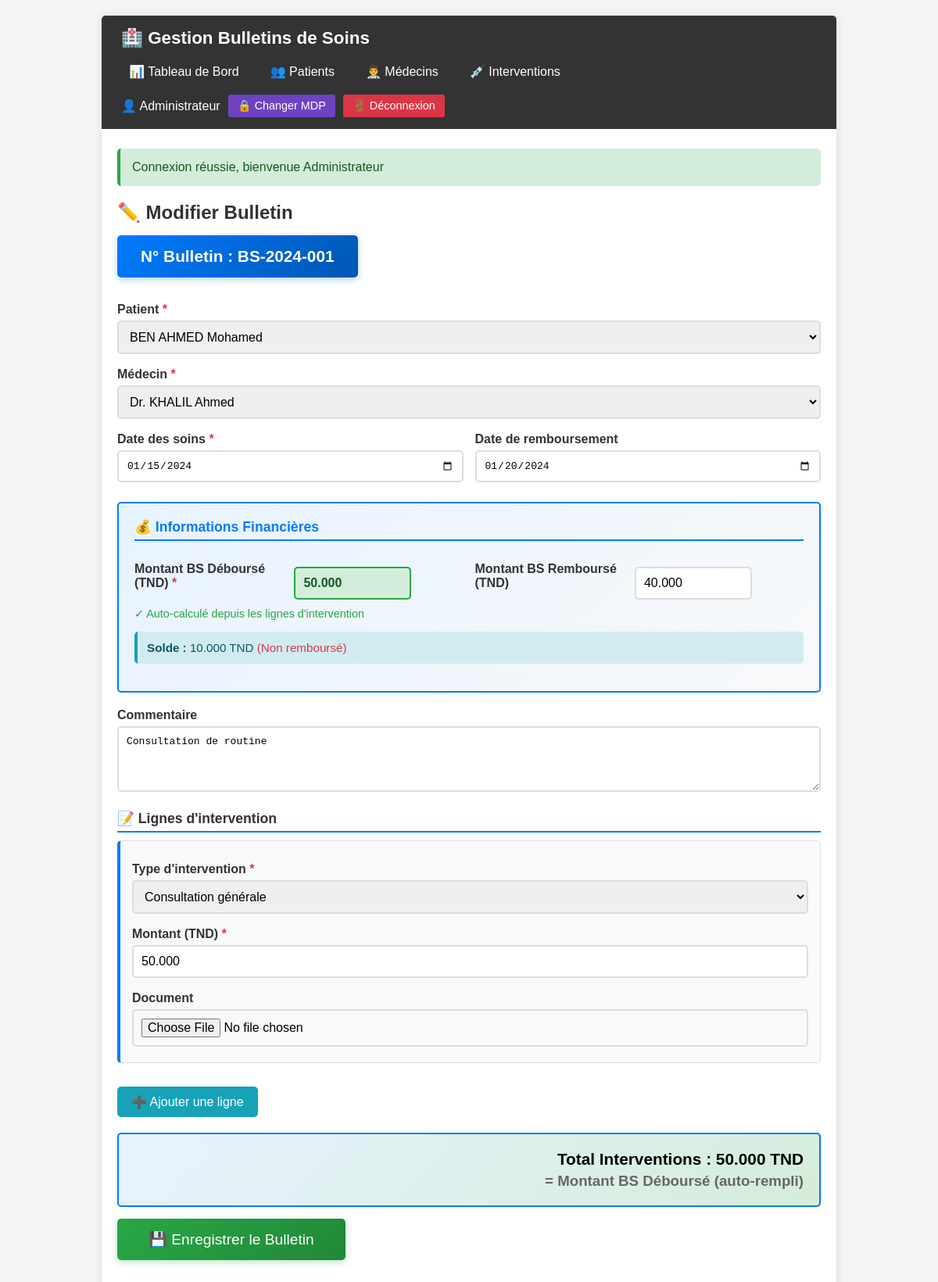
/index.php?controller=slip&action=edit&id=1 (signed in), run on the app's committed database.
### tables this page shows
CREATE TABLE IF NOT EXISTS slips (
    id INT AUTO_INCREMENT PRIMARY KEY,
    numero_bulletin VARCHAR(50) NOT NULL UNIQUE,
    patient_id INT NOT NULL,
    doctor_id INT NOT NULL,
    date_soins DATE NOT NULL,
    date_remboursement DATE,
    commentaire TEXT,
    total DECIMAL(10,3) DEFAULT 0.000,
    montant_debourse DECIMAL(10,3) DEFAULT 0.000,
    montant_rembourse DECIMAL(10,3) DEFAULT 0.000,
    created_at TIMESTAMP DEFAULT CURRENT_TIMESTAMP,
    FOREIGN KEY (patient_id) REFERENCES patients(id) ON DELETE CASCADE,
    FOREIGN KEY (doctor_id) REFERENCES doctors(id) ON DELETE CASCADE,
    INDEX idx_numero_bulletin (numero_bulletin),
    INDEX idx_patient_id (patient_id),
    INDEX idx_doctor_id (doctor_id),
    INDEX idx_date_soins (date_soins),
    INDEX idx_date_remboursement (date_remboursement)
);

CREATE TABLE IF NOT EXISTS patients (
    id INT AUTO_INCREMENT PRIMARY KEY,
    nom VARCHAR(100) NOT NULL,
    date_naissance DATE NOT NULL,
    created_at TIMESTAMP DEFAULT CURRENT_TIMESTAMP,
    INDEX idx_nom (nom),
    INDEX idx_date_naissance (date_naissance)
);

CREATE TABLE IF NOT EXISTS doctors (
    id INT AUTO_INCREMENT PRIMARY KEY,
    nom VARCHAR(100) NOT NULL,
    specialite VARCHAR(100) NOT NULL,
    adresse TEXT,
    telephone VARCHAR(20),
    email VARCHAR(100),
    created_at TIMESTAMP DEFAULT CURRENT_TIMESTAMP,
    INDEX idx_nom (nom),
    INDEX idx_specialite (specialite)
);

CREATE TABLE IF NOT EXISTS slip_lines (
    id INT AUTO_INCREMENT PRIMARY KEY,
    slip_id INT NOT NULL,
    intervention_type_id INT NOT NULL,
    montant DECIMAL(10,3) NOT NULL,
    fichier_path VARCHAR(255),
    FOREIGN KEY (slip_id) REFERENCES slips(id) ON DELETE CASCADE,
    FOREIGN KEY (intervention_type_id) REFERENCES intervention_types(id) ON DELETE RESTRICT,
    INDEX idx_slip_id (slip_id),
    INDEX idx_intervention_type_id (intervention_type_id)
);

CREATE TABLE IF NOT EXISTS intervention_types (
    id INT AUTO_INCREMENT PRIMARY KEY,
    libelle VARCHAR(150) NOT NULL,
    created_at TIMESTAMP DEFAULT CURRENT_TIMESTAMP,
    INDEX idx_libelle (libelle)
);

### src/views/SlipView.php (the view, shortened to what the rows shown need)
<!DOCTYPE html>
<html lang="fr">
<head>
</head>
<body>
    <div class="container">
        <div class="top-nav no-print">
            <h1>🏥 Gestion Bulletins de Soins</h1>
            <div class="nav-links">
            </div>
            <div class="user-menu">
            </div>
        </div>
        <?php if (isset($_SESSION['success'])): ?>
            <div class="success"><?= htmlspecialchars($_SESSION['success']) ?></div>
        <?php endif; ?>
        <?php if (isset($_GET['action']) && $_GET['action'] === 'print' && $slip): ?>
            <div class="print-header">
                <div class="bulletin-number">N° <?= htmlspecialchars($slip['numero_bulletin']) ?></div>
                <h1>📄 Bulletin de Soins</h1>
            </div>
            <div class="print-grid">
                <div class="print-info-box">
                    <h3>📋 Informations Générales</h3>
                    <p><strong>Patient :</strong> <?= htmlspecialchars($slip['patient_nom']) ?></p>
                    <p><strong>Médecin :</strong> <?= htmlspecialchars($slip['doctor_nom']) ?></p>
                    <p><strong>Date Soins :</strong> <?= date('d/m/Y', strtotime($slip['date_soins'])) ?></p>
                    <p><strong>Remboursement :</strong> <?= !empty($slip['date_remboursement']) ? date('d/m/Y', strtotime($slip['date_remboursement'])) : '-' ?></p>
                </div>
                <div class="print-financial">
                    <h3>💰 Financier</h3>
                    <div class="print-financial-grid">
                        <p><strong>Déboursé :</strong> <?= number_format((float)$slip['montant_debourse'], 3, ',', ' ') ?> TND</p>
                        <p><strong>Remboursé :</strong> <?= number_format((float)$slip['montant_rembourse'], 3, ',', ' ') ?> TND</p>
                        <p><strong>Total :</strong> <?= number_format((float)$slip['total'], 3, ',', ' ') ?> TND</p>
                        <?php $diff = (float)$slip['montant_debourse'] - (float)$slip['montant_rembourse']; ?>
                        <p><strong>Différence :</strong> <span style="color: <?= $diff >= 0 ? '#28a745' : '#dc3545' ?>"><?= number_format($diff, 3, ',', ' ') ?> TND</span></p>
                    </div>
                </div>
            </div>
            <?php if (!empty($slip['commentaire'])): ?>
            <div class="print-comment">
                <h3>💬 Commentaire</h3>
                <p><?= nl2br(htmlspecialchars($slip['commentaire'])) ?></p>
            </div>
            <?php endif; ?>
            <h3 style="margin: 15px 0 10px 0; font-size: 1.1em;">📝 Détail des Interventions</h3>
            <table class="print-table">
                <thead>
                    <tr>
                        <th style="width: 50%;">Intervention</th>
                        <th style="width: 20%;">Montant</th>
                        <th style="width: 30%;">Document</th>
                    </tr>
                </thead>
                <tbody>
                    <?php foreach ($lines as $l): ?>
                    <tr>
                        <td><?= htmlspecialchars($l['libelle']) ?></td>
                        <td><?= number_format((float)$l['montant'], 3, ',', ' ') ?></td>
                        <td>
                            <?php if ($l['fichier_path']): ?>
                                <?php
                                $file_ext = strtolower(pathinfo($l['fichier_path'], PATHINFO_EXTENSION));
                                $file_url = 'index.php?controller=slip&action=viewFile&file=' . urlencode($l['fichier_path']);
                                $icon = ($file_ext === 'pdf') ? '📄' : '🖼️';
                                ?>
                                <a href="<?= $file_url ?>" target="_blank" class="attachment-link">
                                    <?= $icon ?> <?= htmlspecialchars($l['fichier_path']) ?>
                                </a>
                            <?php else: ?>
                                <span style="color: #666;">Non</span>
                            <?php endif; ?>
                        </td>
                    </tr>
                    <?php endforeach; ?>
                </tbody>
            </table>
            <div class="no-print" style="margin-top: 30px; text-align: center;">
                <button onclick="window.print()" style="background: #17a2b8; padding: 15px 35px; font-size: 1.1em;">🖨️ Imprimer / PDF</button>
                <a href="index.php?controller=dashboard&action=index" class="back" style="display: inline-block; margin-left: 20px;">← Retour Tableau de Bord</a>
            </div>
        <?php else: ?>
            <h1><?= isset($slip) && $slip ? '✏️ Modifier Bulletin' : '➕ Nouveau Bulletin' ?></h1>
            <?php if (isset($slip) && $slip): ?>
                <div class="bulletin-number">N° Bulletin : <?= htmlspecialchars($slip['numero_bulletin']) ?></div>
            <?php endif; ?>
            <form method="post" action="index.php?controller=slip&action=store" enctype="multipart/form-data">
                <label>Patient <span class="required">*</span></label>
                <select name="patient_id" required>
                    <?php foreach ($patients as $p): ?>
                        <option value="<?= $p['id'] ?>" <?= (isset($slip) && $slip['patient_id'] == $p['id']) ? 'selected' : '' ?>><?= htmlspecialchars($p['nom']) ?></option>
                    <?php endforeach; ?>
                </select>
                <label>Médecin <span class="required">*</span></label>
                <select name="doctor_id" required>
                    <?php foreach ($doctors as $d): ?>
                        <option value="<?= $d['id'] ?>" <?= (isset($slip) && $slip['doctor_id'] == $d['id']) ? 'selected' : '' ?>><?= htmlspecialchars($d['nom']) ?></option>
                    <?php endforeach; ?>
                </select>
                <div style="display: grid; grid-template-columns: 1fr 1fr; gap: 15px;">
                    <div>
                        <label>Date des soins <span class="required">*</span></label>
                        <input type="date" name="date_soins" value="<?= $slip['date_soins'] ?? date('Y-m-d') ?>" required>
                    </div>
                    <div>
                        <label>Date de remboursement</label>
                        <input type="date" name="date_remboursement" value="<?= $slip['date_remboursement'] ?? '' ?>">
                    </div>
                </div>
                <div class="financial-info">
                    <h3 style="margin: 0 0 15px 0; font-size: 1.1em; color: #007bff;">💰 Informations Financières</h3>
                    <div style="display: grid; grid-template-columns: 1fr 1fr; gap: 15px;">
                        <div>
                            <label>Montant BS Déboursé (TND) <span class="required">*</span></label>
                            <input type="text" name="montant_debourse" id="montant_debourse" value="<?= $slip['montant_debourse'] ?? '0.000' ?>" readonly>
                            <p style="margin: 5px 0 0 0; color: #28a745; font-size: 0.9em;">✓ Auto-calculé depuis les lignes d'intervention</p>
                        </div>
                        <div>
                            <label>Montant BS Remboursé (TND)</label>
                            <input type="text" name="montant_rembourse" id="montant_rembourse" value="<?= $slip['montant_rembourse'] ?? '0.000' ?>" oninput="calcBalance()">
                        </div>
                    </div>
                    <div class="info-box">
                        <strong>Solde :</strong> <span id="solde-display">0.000</span> TND <span id="solde-message"></span>
                    </div>
                </div>
                <label>Commentaire</label>
                <textarea name="commentaire" rows="4" placeholder="Commentaire optionnel sur le bulletin..."><?= htmlspecialchars($slip['commentaire'] ?? '') ?></textarea>
                <h3>📝 Lignes d'intervention</h3>
                <div id="lines-container">
                    <?php
                    $lines_to_show = $lines ?? [];
                    foreach ($lines_to_show as $idx => $l):
                    ?>
                    <div class="line-item">
                        <label>Type d'intervention <span class="required">*</span></label>
                        <select name="lines[<?= $idx ?>][intervention_type_id]" class="intervention-select" required>
                            <?php foreach ($interventions as $i): ?>
                                <option value="<?= $i['id'] ?>" <?= (isset($l['intervention_type_id']) && $l['intervention_type_id'] == $i['id']) ? 'selected' : '' ?>><?= htmlspecialchars($i['libelle']) ?></option>
                            <?php endforeach; ?>
                        </select>
                        <label>Montant (TND) <span class="required">*</span></label>
                        <input type="text" name="lines[<?= $idx ?>][montant]" class="amount" value="<?= $l['montant'] ?? '' ?>" oninput="calcTotal()" required>
                        <label>Document</label>
                        <input type="file" name="lines[<?= $idx ?>][fichier]" accept=".pdf,.jpg,.jpeg,.png">
                    </div>
                    <?php endforeach; ?>
                </div>
                <button type="button" class="btn-add no-print" onclick="addLine()">➕ Ajouter une ligne</button>
                <div class="total-box">
                    <div>Total Interventions : <span id="total-display">0.000</span> TND</div>
                    <div style="font-size: 0.9em; color: #666; margin-top: 5px;">= Montant BS Déboursé (auto-rempli)</div>
                </div>
                <button type="submit" class="btn-submit no-print">💾 Enregistrer le Bulletin</button>
            </form>
        <?php endif; ?>
    </div>
</body>
</html>

### data on the page
slips: numero_bulletin "BS-2024-001", patient_id "BEN AHMED Mohamed", doctor_id "Dr. KHALIL Ahmed", date_soins "01/15/2024", date_remboursement "01/20/2024", montant_debourse "50.000", montant_rembourse "40.000", commentaire "Consultation de routine"
slip_lines: intervention_type.libelle "Consultation générale", montant "50.000"

### other printed values
$_SESSION['nom_complet'] "Administrateur"
$_SESSION['success'] "Connexion réussie, bienvenue Administrateur"
